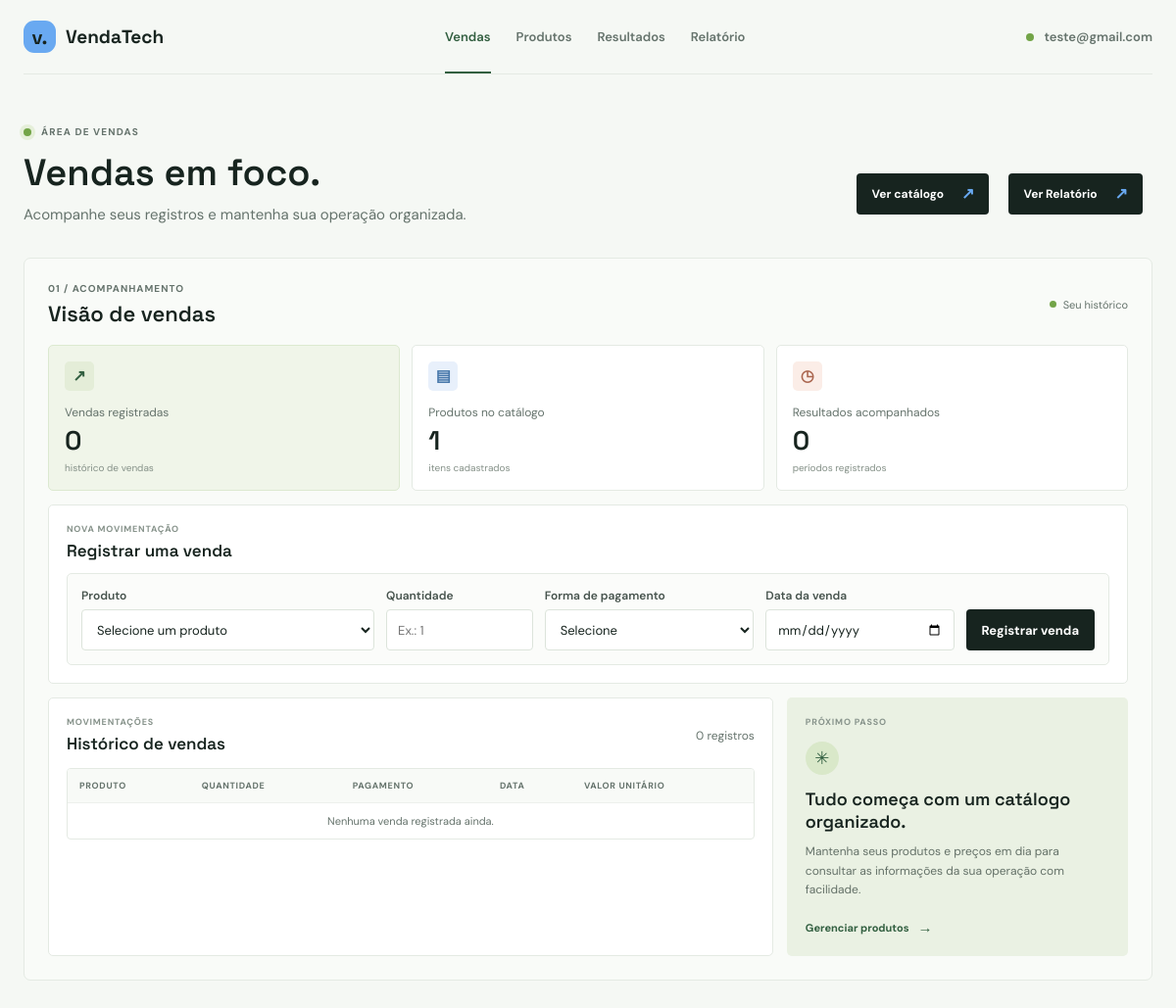
Before: /dashboard/ (signed in, upper part) with the older database file.
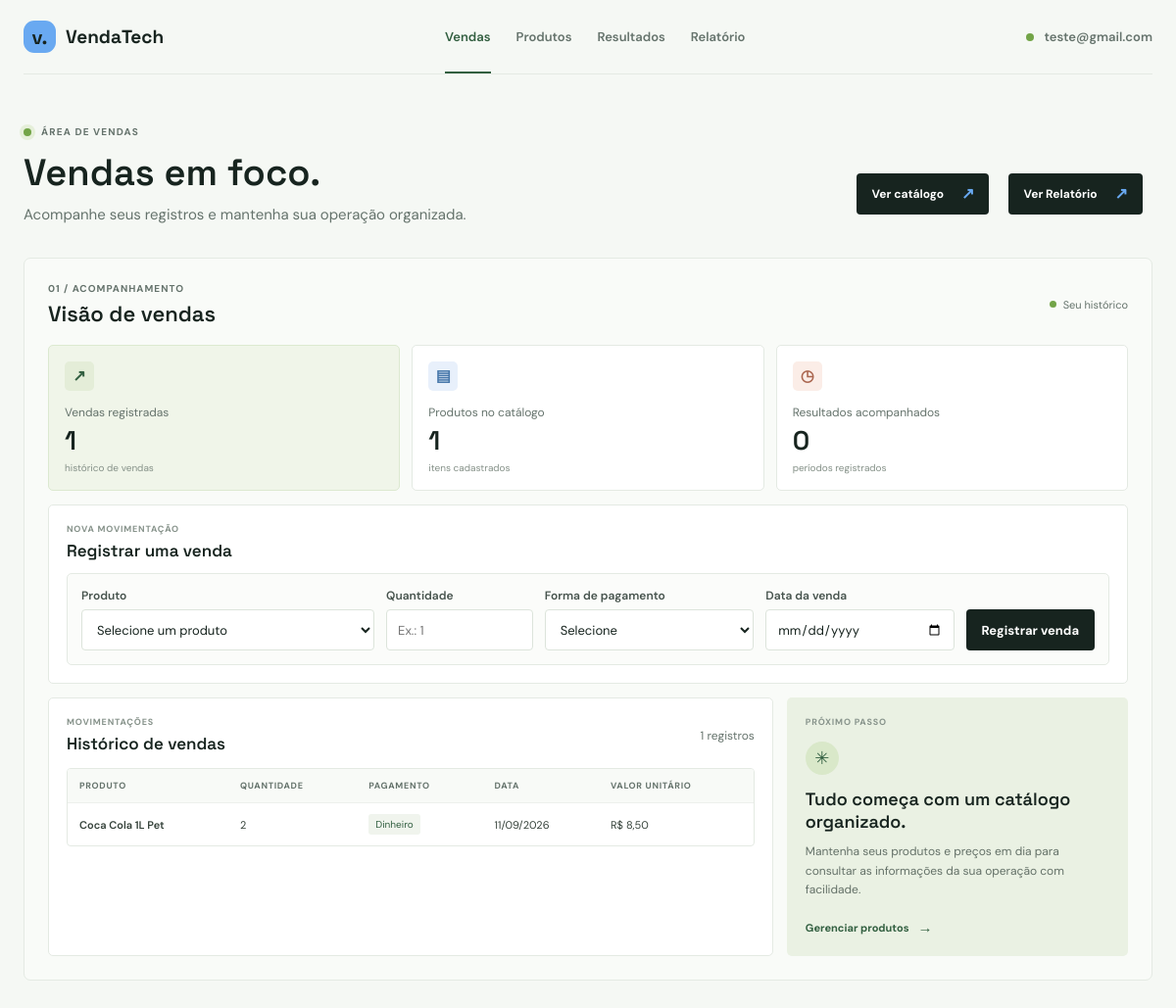
After: the same page with the newer database file.
### home/models.py (models this page shows, shortened)
class SalesRecord(models.Model):
	owner = models.ForeignKey(User, on_delete=models.CASCADE, related_name='sales_records')
	product = models.ForeignKey(Product, on_delete=models.CASCADE) # O Produto só pode ser vendido se estiver na tabela de produtos.
	quantity = models.PositiveIntegerField()
	method_of_payment = models.CharField(max_length=50)
	sale_date = models.DateField()

class Product(models.Model):
	owner = models.ForeignKey(User, on_delete=models.CASCADE, related_name='products')
	name = models.CharField(max_length=120)
	value = models.DecimalField(max_digits=10, decimal_places=2)

### home/views.py (the view, shortened to what this page needs)
# urls.py: path('dashboard/', dashboard, name='dashboard'),
@login_required(login_url='auth')
def dashboard(request):
    context = {
        'products': Product.objects.filter(owner=request.user),
        'results': MonthlyResult.objects.filter(owner=request.user),
        'employees': Employee.objects.filter(owner=request.user),
        'sales': SalesRecord.objects.filter(owner=request.user),
    }
    return render(request, 'core/dashboard.html', context)

### home/templates/core/dashboard.html (shortened to what this page needs)
{% load static %}
<!DOCTYPE html>
<html lang="pt-BR">
<head>
    <link rel="stylesheet" href="{% static 'css/style.css' %}">
    <link rel="stylesheet" href="{% static 'css/dashboard.css' %}">
</head>
<body>
    <header class="dashboard-topbar">
        <a class="logo" href="{% url 'index' %}" aria-label="VendaTech, página inicial"><span class="logo-mark">v.</span> VendaTech</a>
        <nav class="dashboard-nav" aria-label="Navegação do painel">
            <a class="dashboard-nav-active" href="#sales">Vendas</a>
            <a href="#products">Produtos</a>
            <a href="#results">Resultados</a>
            <a href="{% url 'report' %}">Relatório</a>
        </nav>
        <div class="dashboard-account">
            <span class="online-dot" aria-hidden="true"></span>{{ request.user.get_short_name|default:request.user.username }}
        </div>
    </header>
    <main class="dashboard-main">
        <div class="dashboard-heading">
            <div>
                <p class="eyebrow"><span class="eyebrow-dot"></span> ÁREA DE VENDAS</p>
                <h1>Vendas em foco.</h1>
                <p class="dashboard-intro">Acompanhe seus registros e mantenha sua operação organizada.</p>
            </div>
            <div class="buttons">
                <a class="sales-primary-action" href="#products">Ver catálogo <span aria-hidden="true">↗</span></a>
                <a class="sales-primary-action" href="{% url 'report' %}">Ver Relatório <span aria-hidden="true">↗</span></a>
            </div>
        </div>
        {% with sales_records=request.user.sales_records.all %}
        <section class="sales-overview" id="sales" aria-labelledby="sales-title">
            <div class="sales-section-heading">
                <div>
                    <p class="section-index">01 / ACOMPANHAMENTO</p>
                    <h2 id="sales-title">Visão de vendas</h2>
                </div>
                <span class="sales-update"><span aria-hidden="true"></span> Seu histórico</span>
            </div>
            <div class="sales-metrics">
                <article class="sales-metric-card sales-metric-featured">
                    <div class="sales-metric-icon" aria-hidden="true">↗</div>
                    <p>Vendas registradas</p>
                    <strong>{{ sales_records|length }}</strong>
                    <span>histórico de vendas</span>
                </article>
                <article class="sales-metric-card">
                    <div class="sales-metric-icon sales-icon-blue" aria-hidden="true">▤</div>
                    <p>Produtos no catálogo</p>
                    <strong>{{ products|length }}</strong>
                    <span>itens cadastrados</span>
                </article>
                <article class="sales-metric-card">
                    <div class="sales-metric-icon sales-icon-peach" aria-hidden="true">◷</div>
                    <p>Resultados acompanhados</p>
                    <strong>{{ results|length }}</strong>
                    <span>períodos registrados</span>
                </article>
            </div>
            <section class="sale-entry" aria-labelledby="sale-entry-title">
                <div class="sales-panel-heading">
                    <div>
                        <p class="sales-panel-kicker">NOVA MOVIMENTAÇÃO</p>
                        <h3 id="sale-entry-title">Registrar uma venda</h3>
                    </div>
                </div>
                <form class="entry-form sale-form" method="post">
                    <div class="entry-field">
                        <label for="sale-product">Produto</label>
                        <select id="sale-product" name="product" required>
                            <option value="" selected disabled>Selecione um produto</option>
                        </select>
                    </div>
                    <div class="entry-field">
                        <label for="sale-quantity">Quantidade</label>
                        <input id="sale-quantity" name="quantity" type="number" min="1" step="1" placeholder="Ex.: 1" required>
                    </div>
                    <div class="entry-field">
                        <label for="sale-payment">Forma de pagamento</label>
                        <select id="sale-payment" name="method_of_payment" required>
                            <option value="" selected disabled>Selecione</option>
                        </select>
                    </div>
                    <div class="entry-field">
                        <label for="sale-date">Data da venda</label>
                        <input id="sale-date" name="sale_date" type="date" required>
                    </div>
                    <button class="add-button" type="submit">Registrar venda</button>
                </form>
            </section>
            <div class="sales-content-grid">
                <section class="sales-history" aria-labelledby="sales-history-title">
                    <div class="sales-panel-heading">
                        <div>
                            <p class="sales-panel-kicker">MOVIMENTAÇÕES</p>
                            <h3 id="sales-history-title">Histórico de vendas</h3>
                        </div>
                        <span class="record-count">{{ sales_records|length }} registros</span>
                    </div>
                    <div class="table-scroll sales-table-scroll">
                        <table>
                            <thead>
                                <tr><th>Produto</th><th>Quantidade</th><th>Pagamento</th><th>Data</th><th>Valor unitário</th></tr>
                            </thead>
                            <tbody>
                                {% for sale in sales_records %}
                                    <tr>
                                        <td class="sales-product-name">{{ sale.product.name }}</td>
                                        <td>{{ sale.quantity }}</td>
                                        <td><span class="payment-tag">{{ sale.method_of_payment }}</span></td>
                                        <td>{{ sale.sale_date|date:"d/m/Y" }}</td>
                                        <td>R$ {{ sale.product.value|floatformat:2 }}</td>
                                    </tr>
                                {% empty %}
                                    <tr><td class="empty-row" colspan="5">Nenhuma venda registrada ainda.</td></tr>
                                {% endfor %}
                            </tbody>
                        </table>
                    </div>
                </section>
                <aside class="sales-shortcuts" aria-labelledby="sales-shortcuts-title">
                    <p class="sales-panel-kicker">PRÓXIMO PASSO</p>
                    <div class="shortcut-mark" aria-hidden="true">✳</div>
                    <h3 id="sales-shortcuts-title">Tudo começa com um catálogo organizado.</h3>
                    <p>Mantenha seus produtos e preços em dia para consultar as informações da sua operação com facilidade.</p>
                    <a href="#products">Gerenciar produtos <span aria-hidden="true">→</span></a>
                </aside>
            </div>
        </section>
        {% endwith %}
    </main>
</body>
</html>

### home/static/css/style.css (style rules this page uses)
:root { --ink: #17241f; --muted: #65736c; --top: #69A9F1; --green-dark: #325f40; --paper: #f5f8f4; --white: #ffffff; --line: #e4eae3; --coral: #f18f72; --blue: #a7c9ff; --font-display: 'Space Grotesk', sans-serif; --font-body: 'DM Sans', sans-serif; --font-inter: 'Inter'; }
* { box-sizing: border-box; margin: 0; padding: 0; }
html { scroll-behavior: smooth; }
body { width: 100%; min-height: 100vh; overflow-x: hidden; background: var(--paper); color: var(--ink); font-family: var(--font-body); -webkit-font-smoothing: antialiased; }
a { color: inherit; text-decoration: none; }
.logo { display: inline-flex; align-items: center; gap: 10px; color: var(--ink); font-family: var(--font-display); font-size: 19px; font-weight: 700; }
.logo-mark, .dash-mark { display: grid; width: 33px; height: 33px; place-items: center; border-radius: 11px; background: var(--top); color: var(--ink); font-family: var(--font-display); font-size: 20px; font-weight: 700; }
.eyebrow { display: flex; align-items: center; gap: 10px; color: #65736c; font-size: 10px; font-weight: 700; letter-spacing: 1.15px; }
.eyebrow-dot { width: 8px; height: 8px; flex: 0 0 8px; border-radius: 50%; background: #72a447; box-shadow: 0 0 0 4px #e5efd9; }
.online-dot, .status-pulse { width: 7px; height: 7px; border-radius: 50%; background: #6fb368; }

Changed rows visible on the page:
added SalesRecord: product.name "Coca Cola 1L Pet", quantity "2", method_of_payment "Dinheiro", sale_date "11/09/2026", product.value "8,50"
Other visible differences:
{{ sales_records|length }}: "0" → "1"
text no longer shown: "Nenhuma venda registrada ainda."
